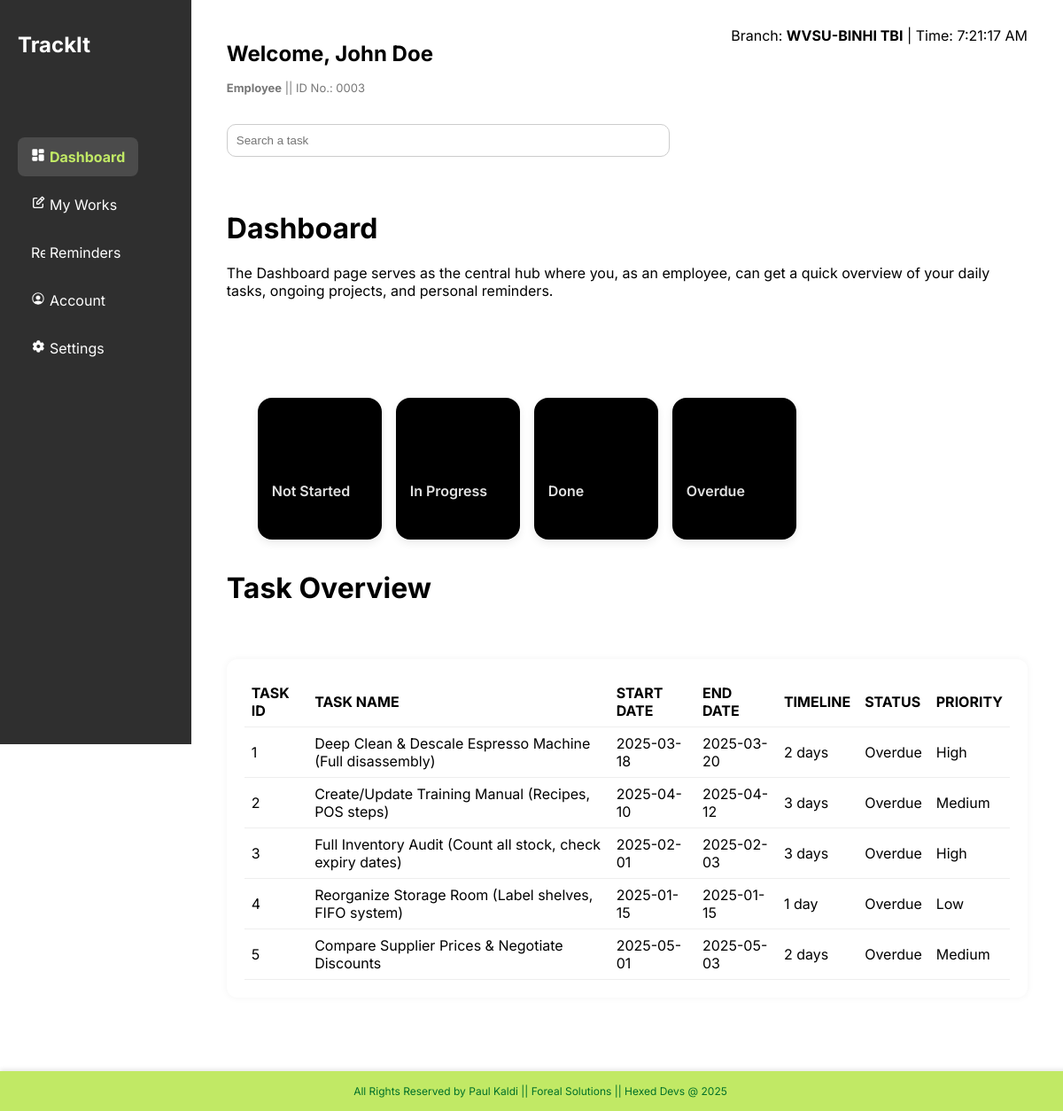
The app's page /emp-db.php (signed in) with its own data.
### tables this page shows
CREATE TABLE `tasks` (
  `id` INT AUTO_INCREMENT PRIMARY KEY,
  `assigned_by` INT NOT NULL,
  `assigned_to` INT NOT NULL,
  `template_id` INT NOT NULL,
  `timeline` VARCHAR(255) NOT NULL,
  `status` ENUM('Not Started', 'In Progress', 'Done', 'Overdue') NOT NULL DEFAULT 'Not Started',
  `start_date` DATE NOT NULL,
  `end_date` DATE NOT NULL,
  `priority` ENUM('High', 'Medium', 'Low') NOT NULL DEFAULT 'medium',
  `created_at` TIMESTAMP DEFAULT CURRENT_TIMESTAMP,
  FOREIGN KEY (`assigned_by`) REFERENCES `users`(`uid`) ON DELETE CASCADE,
  FOREIGN KEY (`assigned_to`) REFERENCES `users`(`uid`) ON DELETE CASCADE,
  FOREIGN KEY (`template_id`) REFERENCES `task_templates`(`id`) ON DELETE CASCADE
);

CREATE TABLE `task_templates` (
  `id` INT AUTO_INCREMENT PRIMARY KEY,
  `description` VARCHAR(255) NOT NULL
);

### database/queries.php (called while the page is built, shortened)
<?php
function getEmployeeTasks($employeeId, $limit = null)
{
  $conn = connect_to_database();
  $tasks = [];
  $sql = "
    SELECT
      t.id AS id,
      manager.uid AS manager_id,
      CONCAT(manager.firstname, ' ', manager.lastname) AS manager_name,
      tt.description AS task,
      t.start_date,
      t.end_date,
      t.timeline,
      t.status,
      t.priority
    FROM tasks t
    JOIN task_templates tt ON t.template_id = tt.id
    JOIN users manager ON manager.uid = t.assigned_by
    WHERE t.assigned_to = $employeeId
  ";
  if ($limit !== null && is_int($limit) && $limit > 0) {
    $sql .= " LIMIT $limit";
  }
  $result = $conn->query($sql);
  if ($result) {
    while ($row = $result->fetch_assoc()) {
      $tasks[] = $row;
    }
  }
  return $tasks;
}

### emp-db.php (the view, shortened to what this page needs)
<?php
include "database/queries.php";
$userFullname = $_SESSION['full_name'] ?? '';
$userId = $_SESSION["uid"] ?? 0;
$tasks = getEmployeeTasks($userId, 5);
$statusCounts = [
  'Not Started' => 0,
  'In Progress' => 0,
  'Done' => 0,
  'Overdue' => 0
];
foreach ($tasks as $task) {
  if (isset($statusCounts[$task['status']])) {
    $statusCounts[$task['status']]++;
  }
}
?>
<html lang="en">
<head>
  <link rel="stylesheet" href="./assets/css/emp-db.css" type="text/css" />
</head>
<body>
  <div class="layout">
    <?php include './php/includes/emp_sidebar.php'; ?>
    <main class="emp-main-content">
      <header class="emp-header">
        <div>
          <h1>Welcome, <?= $userFullname ?></h1>
          <p class="emp-id"><b>Employee</b> || ID No.: <?= str_pad($userId, 4, '0', STR_PAD_LEFT) ?>
          </p>
        </div>
        <div class="emp-branch-info">
          <span>Branch: <strong>WVSU-BINHI TBI</strong> | Time: </span>
          <span id="clock">--:--:--</span>
        </div>
      </header>
      <div class="emp-search-filter">
        <input type="text" id="searchBar" placeholder="Search a task" onkeyup="searchTasks()" />
      </div>
      <div class="emp-title">
        <h1><br>Dashboard</h1>
        <p>
          The Dashboard page serves as the central hub where you, as an employee, can get a quick overview of your daily
          tasks, ongoing projects, and personal reminders.
        </p><br /><br /><br />
      </div>
      <div class="emp-filters">
        <button type="button">Not Started </button>
        <button type="button">In Progress </button>
        <button type="button">Done <span id="count-done"><?php echo $statusCounts['Done']; ?></span></button>
        <button type="button">Overdue <span id="count-overdue"><?php echo $statusCounts['Overdue']; ?></span></button>
      </div>
      <div class="emp-title">
        <h1>Task Overview</h1><br />
      </div>
      <section class="emp-task-table">
        <table>
          <thead>
            <tr>
              <th>TASK ID</th>
              <th>TASK NAME</th>
              <th>START DATE</th>
              <th>END DATE</th>
              <th>TIMELINE</th>
              <th>STATUS</th>
              <th>PRIORITY</th>
            </tr>
          </thead>
          <tbody>
            <?php foreach ($tasks as $task): ?>
              <tr>
                <td><?= htmlspecialchars($task['id']) ?></td>
                <td><?= htmlspecialchars($task['task']) ?></td>
                <td><?= htmlspecialchars($task['start_date']) ?></td>
                <td><?= htmlspecialchars($task['end_date']) ?></td>
                <td><?= htmlspecialchars($task['timeline']) ?></td>
                <td><?= htmlspecialchars($task['status']) ?></td>
                <td><?= htmlspecialchars($task['priority']) ?></td>
              </tr>
            <?php endforeach; ?>
          </tbody>
        </table>
      </section>
    </main>
  </div>
  <div class="fill-in-footer">
    <h3>All Rights Reserved by Paul Kaldi || Foreal Solutions || Hexed Devs @ 2025</h3>
  </div>
</body>
</html>
</html>

### php/includes/emp_sidebar.php
<?php
function isActive($page)
{
  return basename($_SERVER['SCRIPT_NAME']) === $page ? 'emp-active' : '';
}
?>
<div class="sidebar">
  <div class="header">
    <h1>TrackIt</h1>
  </div>
  <ul class="emp-sidebar">
    <li class="emp-item <?= isActive('emp-db.php') ?>">
      <a href="emp-db.php">
        <img class="nav-icon" src="assets/svg/dashboard.svg" alt="Dashboard Icon" width="16" height="16">Dashboard
      </a>
    </li>
    <li class="emp-item <?= isActive('emp_works.php') ?>">
      <a href="emp_works.php">
        <img class="nav-icon" src="assets/svg/notes.svg" alt="My Works Icon" width="16" height="16">My Works
      </a>
    </li>
    <li class="emp-item <?= isActive('emp_reminders.php') ?>">
      <a href="emp_reminders.php">
        <img class="nav-icon" src="assets/svg/reminders.svg" alt="Reminders Icon" width="16" height="16">Reminders
      </a>
    </li>
    <li class="emp-item <?= isActive('emp_acc.php') ?>">
      <a href="emp_acc.php">
        <img class="nav-icon" src="assets/svg/acc.svg" alt="Account Icon" width="16" height="16">Account
      </a>
    </li>
    <li class="emp-item <?= isActive('emp_settings.php') ?>">
      <a href="emp_settings.php">
        <img class="nav-icon" src="assets/svg/settings.svg" alt="Account Icon" width="16" height="16">Settings
      </a>
    </li>
  </ul>
</div>

### assets/css/emp-db.css (style rules this page uses)
body { font-family: "Inter", sans-serif; margin: 0; }
a { text-decoration: none; }
.layout { display: flex; min-height: 100vh; }
.sidebar { width: 240px; background-color: #2f2f2f; color: white; padding: 20px; min-height: 100vh; position: sticky; top: 0; height: 100%; }
.nav-icon { filter: brightness(0) invert(1); transition: filter 0.3s ease; margin-right: 5px; }
.sidebar .header h1 { text-align: left; margin-bottom: 90px; font-size: 24px; }
.sidebar ul { list-style: none; padding: 0; }
.sidebar ul .emp-item { padding: 12px 15px; margin-bottom: 10px; border-radius: 8px; cursor: pointer; transition: background 0.2s ease; }
.sidebar ul .emp-item a { text-decoration: none; color: white; font-size: 16px; }
.sidebar ul .emp-item:hover, .sidebar ul .emp-item.emp-active { background-color: #ffffff22; font-weight: bold; color: #c1e965; }
.sidebar ul .emp-item { margin-right: 10px; display: inline-block; vertical-align: middle; }
.emp-active { background-color: #ffffff22; color: #c1e965; font-weight: bold; }
.sidebar ul .emp-item.emp-active > a { color: #c1e965; font-weight: bold; }
.emp-main-content { height: 100%; flex-grow: 1; padding: 30px 40px; padding-bottom: 8rem; }
.emp-header { display: flex; justify-content: space-between; align-items: flex-start; margin-bottom: 20px; }
.emp-header h1 { font-size: 24px; }
.emp-id { font-size: 13px; color: #777; margin-top: 5px; align-items: start; }
.emp-search-filter { margin-bottom: 0px; }
.emp-search-filter input[type="text"] { width: 500px; padding: 10px; border: 1px solid #ccc; border-radius: 10px; outline: none; }
.emp-filters { display: flex; gap: 1rem; margin: 35px; flex-wrap: wrap; }
.emp-filters button { width: 140px; height: 160px; border-radius: 16px; border: none; cursor: pointer; font-family: "Inter", sans-serif; font-weight: 600; font-size: 1rem; background-color: #000000; color: #e2e2e2; display: flex; flex-direction: column; justify-content: flex-end; padding: 1rem; box-shadow: 0 4px 10px rgba(0, 0, 0, 0.08); transition: transform 0.3s ease, background-color 0.3s ease, color 0.3s ease, width 0.3s ease; }
.emp-task-table { margin-top: 20px; background: white; border-radius: 12px; padding: 20px; box-shadow: 0 0 8px rgba(0, 0, 0, 0.05); }
.emp-task-table table { width: 100%; border-collapse: collapse; }
.emp-task-table th, .emp-task-table td { text-align: left; padding: 8px; border-bottom: 1px solid #eee; }
.fill-in-footer { position: fixed; bottom: 0; left: 0; width: 100%; background-color: #c1e965; color: #007029; text-align: center; padding: 15px 10px; font-family: "Inter" sans-serif; font-size: 14px; z-index: 1000; box-shadow: 0 -2px 5px rgba(0, 0, 0, 0.1); }
.fill-in-footer h3 { margin: 0; font-weight: 400; font-size: 12px; }
button { padding: 6px 12px; border: none; border-radius: 6px; cursor: pointer; }

### records on screen
tasks: id "1", template.description "Deep Clean & Descale Espresso Machine (Full disassembly)", start_date "2025-03-18", end_date "2025-03-20", timeline "2 days", status "Overdue", priority "High"
tasks: id "2", template.description "Create/Update Training Manual (Recipes, POS steps)", start_date "2025-04-10", end_date "2025-04-12", timeline "3 days", status "Overdue", priority "Medium"
tasks: id "3", template.description "Full Inventory Audit (Count all stock, check expiry dates)", start_date "2025-02-01", end_date "2025-02-03", timeline "3 days", status "Overdue", priority "High"
tasks: id "4", template.description "Reorganize Storage Room (Label shelves, FIFO system)", start_date "2025-01-15", end_date "2025-01-15", timeline "1 day", status "Overdue", priority "Low"
tasks: id "5", template.description "Compare Supplier Prices & Negotiate Discounts", start_date "2025-05-01", end_date "2025-05-03", timeline "2 days", status "Overdue", priority "Medium"

### other values on screen
$userFullname "John Doe"
str_pad($userId, 4, '0', STR_PAD_LEFT) "0003"
